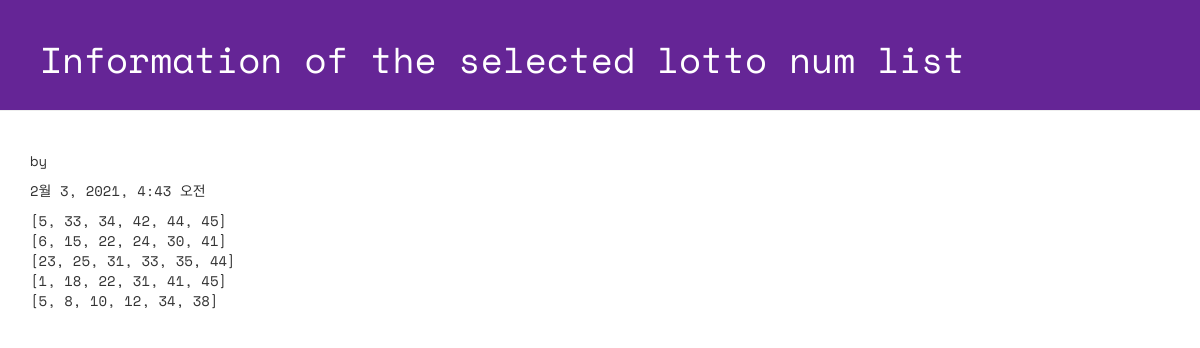
Page /lotto/3/detail on the committed database.
### lotto/models.py (models this page shows, shortened)
class GuessNumbers(models.Model):
    name = models.CharField(max_length=24)
    text = models.CharField(max_length=255)
    lottos = models.CharField(max_length=255, default='[1,2,3,4,5,6]')
    num_lotto = models.IntegerField(default=5)
    update_date = models.DateTimeField()

### lotto/views.py (the view)
# urls.py: path('lotto/<int:lottokey>/detail', views.detail, name='detail')
def detail(request, lottokey):
    lotto = GuessNumbers.objects.get(pk = lottokey) # primary key
    return render(request, "lotto/detail.html", {"lotto": lotto})

### lotto/templates/lotto/detail.html (shortened to what this page needs)
<!DOCTYPE html>
{% load staticfiles %}
<html lang="ko">
<head>
 <link rel="stylesheet" href="//maxcdn.bootstrapcdn.com/bootstrap/3.2.0/css/bootstrap.min.css">
 <link rel="stylesheet" href="//maxcdn.bootstrapcdn.com/bootstrap/3.2.0/css/bootstrap-theme.min.css">
 <link rel="stylesheet" href="{% static 'css/lotto.css'%}">
</head>
<body>
 <div class="page-header">
 <h1>Information of the selected lotto num list</h1>
 </div>
 <div class="container lotto">
 <p> by {{ lotto.name }}</p>
 <p> {{ lotto.update_date }}</p>
 <p> {{ lotto.lottos | linebreaksbr }}</p>
 </div>
</body>
</html>

### lotto/static/css/lotto.css (style rules this page uses)
.page-header { background-color: #652596; margin-top: 0; padding: 20px 20px 20px 40px; font-family: 'Space Mono', monospace; }
.page-header h1 { color: #FFFFFF; }
.container { font-family: 'Space Mono', monospace; }

### rows in the picture
GuessNumbers: update_date "2월 3, 2021, 4:43 오전", lottos "[5, 33, 34, 42, 44, 45] [6, 15, 22, 24, 30, 41] [23, 25, 31, 33, 35, 44] [1, 18, 22, 31, 41, 45] [5, 8, 10, 12, 34, 38]"
